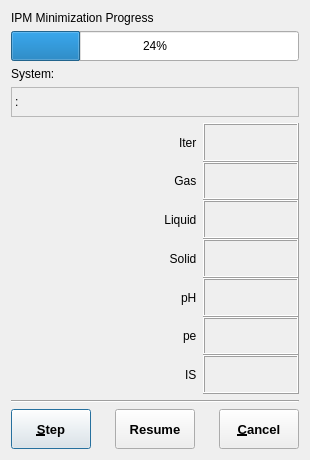
<?xml version="1.0" encoding="UTF-8"?>
<ui version="4.0">
 <class>ProgressDialogData</class>
 <widget class="QDialog" name="ProgressDialogData">
  <property name="geometry">
   <rect>
    <x>0</x>
    <y>0</y>
    <width>310</width>
    <height>460</height>
   </rect>
  </property>
  <property name="minimumSize">
   <size>
    <width>310</width>
    <height>460</height>
   </size>
  </property>
  <property name="windowTitle">
   <string>NewProgressDialogData</string>
  </property>
  <layout class="QGridLayout">
   <item row="0" column="0" colspan="2">
    <widget class="QLabel" name="TextLabel1">
     <property name="sizePolicy">
      <sizepolicy hsizetype="Preferred" vsizetype="Fixed">
       <horstretch>0</horstretch>
       <verstretch>0</verstretch>
      </sizepolicy>
     </property>
     <property name="text">
      <string>IPM Minimization Progress</string>
     </property>
     <property name="wordWrap">
      <bool>false</bool>
     </property>
    </widget>
   </item>
   <item row="1" column="0" colspan="2">
    <widget class="QProgressBar" name="pProgress">
     <property name="minimumSize">
      <size>
       <width>250</width>
       <height>30</height>
      </size>
     </property>
     <property name="toolTip">
      <string>Shows how far the GEM IPM proceeded from FIA to G(x) minimum</string>
     </property>
     <property name="autoFillBackground">
      <bool>false</bool>
     </property>
     <property name="value">
      <number>24</number>
     </property>
     <property name="textVisible">
      <bool>true</bool>
     </property>
     <property name="invertedAppearance">
      <bool>false</bool>
     </property>
     <property name="textDirection">
      <enum>QProgressBar::TopToBottom</enum>
     </property>
    </widget>
   </item>
   <item row="2" column="0" colspan="2">
    <widget class="QLabel" name="TextLabel3_3">
     <property name="sizePolicy">
      <sizepolicy hsizetype="Preferred" vsizetype="Fixed">
       <horstretch>0</horstretch>
       <verstretch>0</verstretch>
      </sizepolicy>
     </property>
     <property name="text">
      <string>System: </string>
     </property>
     <property name="wordWrap">
      <bool>false</bool>
     </property>
    </widget>
   </item>
   <item row="3" column="0" colspan="2">
    <widget class="QLabel" name="pKey">
     <property name="sizePolicy">
      <sizepolicy hsizetype="Minimum" vsizetype="Fixed">
       <horstretch>0</horstretch>
       <verstretch>0</verstretch>
      </sizepolicy>
     </property>
     <property name="minimumSize">
      <size>
       <width>250</width>
       <height>30</height>
      </size>
     </property>
     <property name="toolTip">
      <string>Key of the currently processed SysEq database record</string>
     </property>
     <property name="frameShape">
      <enum>QFrame::StyledPanel</enum>
     </property>
     <property name="frameShadow">
      <enum>QFrame::Sunken</enum>
     </property>
     <property name="text">
      <string>:</string>
     </property>
     <property name="wordWrap">
      <bool>false</bool>
     </property>
    </widget>
   </item>
   <item row="4" column="0">
    <widget class="QFrame" name="pBottle">
     <property name="sizePolicy">
      <sizepolicy hsizetype="Fixed" vsizetype="Preferred">
       <horstretch>0</horstretch>
       <verstretch>0</verstretch>
      </sizepolicy>
     </property>
     <property name="minimumSize">
      <size>
       <width>90</width>
       <height>273</height>
      </size>
     </property>
     <property name="frameShape">
      <enum>QFrame::NoFrame</enum>
     </property>
     <property name="frameShadow">
      <enum>QFrame::Plain</enum>
     </property>
    </widget>
   </item>
   <item row="4" column="1">
    <layout class="QGridLayout">
     <property name="margin">
      <number>0</number>
     </property>
     <property name="spacing">
      <number>0</number>
     </property>
     <item row="5" column="0">
      <widget class="QLabel" name="TextLabel3_2_2_3">
       <property name="sizePolicy">
        <sizepolicy hsizetype="Preferred" vsizetype="Preferred">
         <horstretch>0</horstretch>
         <verstretch>0</verstretch>
        </sizepolicy>
       </property>
       <property name="text">
        <string>pe  </string>
       </property>
       <property name="alignment">
        <set>Qt::AlignRight|Qt::AlignTrailing|Qt::AlignVCenter</set>
       </property>
       <property name="wordWrap">
        <bool>false</bool>
       </property>
      </widget>
     </item>
     <item row="1" column="0">
      <widget class="QLabel" name="TextLabel3_2">
       <property name="sizePolicy">
        <sizepolicy hsizetype="Preferred" vsizetype="Preferred">
         <horstretch>0</horstretch>
         <verstretch>0</verstretch>
        </sizepolicy>
       </property>
       <property name="text">
        <string>Gas  </string>
       </property>
       <property name="alignment">
        <set>Qt::AlignRight|Qt::AlignTrailing|Qt::AlignVCenter</set>
       </property>
       <property name="wordWrap">
        <bool>false</bool>
       </property>
      </widget>
     </item>
     <item row="3" column="1">
      <widget class="QLabel" name="pSolid">
       <property name="sizePolicy">
        <sizepolicy hsizetype="Preferred" vsizetype="Preferred">
         <horstretch>0</horstretch>
         <verstretch>0</verstretch>
        </sizepolicy>
       </property>
       <property name="toolTip">
        <string>Total mass of solid phases in the system (g)</string>
       </property>
       <property name="frameShape">
        <enum>QFrame::Box</enum>
       </property>
       <property name="frameShadow">
        <enum>QFrame::Raised</enum>
       </property>
       <property name="alignment">
        <set>Qt::AlignRight|Qt::AlignTrailing|Qt::AlignVCenter</set>
       </property>
       <property name="wordWrap">
        <bool>false</bool>
       </property>
      </widget>
     </item>
     <item row="5" column="1">
      <widget class="QLabel" name="pPE">
       <property name="sizePolicy">
        <sizepolicy hsizetype="Preferred" vsizetype="Preferred">
         <horstretch>0</horstretch>
         <verstretch>0</verstretch>
        </sizepolicy>
       </property>
       <property name="toolTip">
        <string>pe value of aqueous electrolyte, molal</string>
       </property>
       <property name="frameShape">
        <enum>QFrame::Box</enum>
       </property>
       <property name="frameShadow">
        <enum>QFrame::Raised</enum>
       </property>
       <property name="alignment">
        <set>Qt::AlignRight|Qt::AlignTrailing|Qt::AlignVCenter</set>
       </property>
       <property name="wordWrap">
        <bool>false</bool>
       </property>
      </widget>
     </item>
     <item row="4" column="0">
      <widget class="QLabel" name="TextLabel3_2_3">
       <property name="sizePolicy">
        <sizepolicy hsizetype="Preferred" vsizetype="Preferred">
         <horstretch>0</horstretch>
         <verstretch>0</verstretch>
        </sizepolicy>
       </property>
       <property name="text">
        <string>pH  </string>
       </property>
       <property name="alignment">
        <set>Qt::AlignRight|Qt::AlignTrailing|Qt::AlignVCenter</set>
       </property>
       <property name="wordWrap">
        <bool>false</bool>
       </property>
      </widget>
     </item>
     <item row="1" column="1">
      <widget class="QLabel" name="pGas">
       <property name="sizePolicy">
        <sizepolicy hsizetype="Preferred" vsizetype="Preferred">
         <horstretch>0</horstretch>
         <verstretch>0</verstretch>
        </sizepolicy>
       </property>
       <property name="toolTip">
        <string>Mass of gas (in grams) in the system</string>
       </property>
       <property name="frameShape">
        <enum>QFrame::Box</enum>
       </property>
       <property name="frameShadow">
        <enum>QFrame::Raised</enum>
       </property>
       <property name="alignment">
        <set>Qt::AlignRight|Qt::AlignTrailing|Qt::AlignVCenter</set>
       </property>
       <property name="wordWrap">
        <bool>false</bool>
       </property>
      </widget>
     </item>
     <item row="2" column="1">
      <widget class="QLabel" name="pWater">
       <property name="sizePolicy">
        <sizepolicy hsizetype="Preferred" vsizetype="Preferred">
         <horstretch>0</horstretch>
         <verstretch>0</verstretch>
        </sizepolicy>
       </property>
       <property name="toolTip">
        <string>Total mass of liquid phases in the system (g)</string>
       </property>
       <property name="frameShape">
        <enum>QFrame::Box</enum>
       </property>
       <property name="frameShadow">
        <enum>QFrame::Raised</enum>
       </property>
       <property name="alignment">
        <set>Qt::AlignRight|Qt::AlignTrailing|Qt::AlignVCenter</set>
       </property>
       <property name="wordWrap">
        <bool>false</bool>
       </property>
      </widget>
     </item>
     <item row="6" column="0">
      <widget class="QLabel" name="TextLabel3_2_2_2_2">
       <property name="sizePolicy">
        <sizepolicy hsizetype="Preferred" vsizetype="Preferred">
         <horstretch>0</horstretch>
         <verstretch>0</verstretch>
        </sizepolicy>
       </property>
       <property name="text">
        <string>IS  </string>
       </property>
       <property name="alignment">
        <set>Qt::AlignRight|Qt::AlignTrailing|Qt::AlignVCenter</set>
       </property>
       <property name="wordWrap">
        <bool>false</bool>
       </property>
      </widget>
     </item>
     <item row="0" column="1">
      <widget class="QLabel" name="pIT">
       <property name="sizePolicy">
        <sizepolicy hsizetype="Preferred" vsizetype="Preferred">
         <horstretch>0</horstretch>
         <verstretch>0</verstretch>
        </sizepolicy>
       </property>
       <property name="toolTip">
        <string>Number of IPM iterations performed until the last update of dialog fields</string>
       </property>
       <property name="frameShape">
        <enum>QFrame::Box</enum>
       </property>
       <property name="frameShadow">
        <enum>QFrame::Raised</enum>
       </property>
       <property name="alignment">
        <set>Qt::AlignRight|Qt::AlignTrailing|Qt::AlignVCenter</set>
       </property>
       <property name="wordWrap">
        <bool>false</bool>
       </property>
      </widget>
     </item>
     <item row="4" column="1">
      <widget class="QLabel" name="pPH">
       <property name="sizePolicy">
        <sizepolicy hsizetype="Preferred" vsizetype="Preferred">
         <horstretch>0</horstretch>
         <verstretch>0</verstretch>
        </sizepolicy>
       </property>
       <property name="toolTip">
        <string>pH value of aqueous electrolyte, molal (activity scale)</string>
       </property>
       <property name="frameShape">
        <enum>QFrame::Box</enum>
       </property>
       <property name="frameShadow">
        <enum>QFrame::Raised</enum>
       </property>
       <property name="alignment">
        <set>Qt::AlignRight|Qt::AlignTrailing|Qt::AlignVCenter</set>
       </property>
       <property name="wordWrap">
        <bool>false</bool>
       </property>
      </widget>
     </item>
     <item row="6" column="1">
      <widget class="QLabel" name="pIC">
       <property name="sizePolicy">
        <sizepolicy hsizetype="Preferred" vsizetype="Preferred">
         <horstretch>0</horstretch>
         <verstretch>0</verstretch>
        </sizepolicy>
       </property>
       <property name="toolTip">
        <string>Effective ionic strength of aqueous electrolyte, molal</string>
       </property>
       <property name="frameShape">
        <enum>QFrame::Box</enum>
       </property>
       <property name="frameShadow">
        <enum>QFrame::Raised</enum>
       </property>
       <property name="alignment">
        <set>Qt::AlignRight|Qt::AlignTrailing|Qt::AlignVCenter</set>
       </property>
       <property name="wordWrap">
        <bool>false</bool>
       </property>
      </widget>
     </item>
     <item row="3" column="0">
      <widget class="QLabel" name="TextLabel3_2_2_2">
       <property name="sizePolicy">
        <sizepolicy hsizetype="Preferred" vsizetype="Preferred">
         <horstretch>0</horstretch>
         <verstretch>0</verstretch>
        </sizepolicy>
       </property>
       <property name="text">
        <string>Solid  </string>
       </property>
       <property name="alignment">
        <set>Qt::AlignRight|Qt::AlignTrailing|Qt::AlignVCenter</set>
       </property>
       <property name="wordWrap">
        <bool>false</bool>
       </property>
      </widget>
     </item>
     <item row="2" column="0">
      <widget class="QLabel" name="TextLabel3_2_2">
       <property name="sizePolicy">
        <sizepolicy hsizetype="Preferred" vsizetype="Preferred">
         <horstretch>0</horstretch>
         <verstretch>0</verstretch>
        </sizepolicy>
       </property>
       <property name="text">
        <string>Liquid  </string>
       </property>
       <property name="alignment">
        <set>Qt::AlignRight|Qt::AlignTrailing|Qt::AlignVCenter</set>
       </property>
       <property name="wordWrap">
        <bool>false</bool>
       </property>
      </widget>
     </item>
     <item row="0" column="0">
      <widget class="QLabel" name="TextLabel3">
       <property name="sizePolicy">
        <sizepolicy hsizetype="Preferred" vsizetype="Preferred">
         <horstretch>0</horstretch>
         <verstretch>0</verstretch>
        </sizepolicy>
       </property>
       <property name="text">
        <string>Iter  </string>
       </property>
       <property name="alignment">
        <set>Qt::AlignRight|Qt::AlignTrailing|Qt::AlignVCenter</set>
       </property>
       <property name="wordWrap">
        <bool>false</bool>
       </property>
      </widget>
     </item>
    </layout>
   </item>
   <item row="5" column="0" colspan="2">
    <widget class="Line" name="Line1">
     <property name="frameShape">
      <enum>QFrame::HLine</enum>
     </property>
     <property name="frameShadow">
      <enum>QFrame::Sunken</enum>
     </property>
    </widget>
   </item>
   <item row="6" column="0" colspan="2">
    <layout class="QHBoxLayout">
     <item>
      <widget class="QPushButton" name="pStepAccept">
       <property name="sizePolicy">
        <sizepolicy hsizetype="Fixed" vsizetype="Fixed">
         <horstretch>0</horstretch>
         <verstretch>0</verstretch>
        </sizepolicy>
       </property>
       <property name="minimumSize">
        <size>
         <width>80</width>
         <height>40</height>
        </size>
       </property>
       <property name="font">
        <font>
         <family>Arial</family>
         <pointsize>10</pointsize>
         <weight>75</weight>
         <bold>true</bold>
        </font>
       </property>
       <property name="toolTip">
        <string>Make next iteration in Stepwise mode</string>
       </property>
       <property name="text">
        <string>&amp;Step</string>
       </property>
       <property name="shortcut">
        <string>Alt+S</string>
       </property>
      </widget>
     </item>
     <item>
      <spacer>
       <property name="orientation">
        <enum>Qt::Horizontal</enum>
       </property>
       <property name="sizeType">
        <enum>QSizePolicy::Expanding</enum>
       </property>
       <property name="sizeHint" stdset="0">
        <size>
         <width>40</width>
         <height>16</height>
        </size>
       </property>
      </spacer>
     </item>
     <item>
      <widget class="QPushButton" name="pResume">
       <property name="sizePolicy">
        <sizepolicy hsizetype="Minimum" vsizetype="Fixed">
         <horstretch>0</horstretch>
         <verstretch>0</verstretch>
        </sizepolicy>
       </property>
       <property name="minimumSize">
        <size>
         <width>80</width>
         <height>40</height>
        </size>
       </property>
       <property name="font">
        <font>
         <family>Arial</family>
         <pointsize>10</pointsize>
         <weight>75</weight>
         <bold>true</bold>
        </font>
       </property>
       <property name="toolTip">
        <string>Make all iteration in Stepwise mode</string>
       </property>
       <property name="text">
        <string>Resume</string>
       </property>
      </widget>
     </item>
     <item>
      <spacer>
       <property name="orientation">
        <enum>Qt::Horizontal</enum>
       </property>
       <property name="sizeType">
        <enum>QSizePolicy::Expanding</enum>
       </property>
       <property name="sizeHint" stdset="0">
        <size>
         <width>40</width>
         <height>16</height>
        </size>
       </property>
      </spacer>
     </item>
     <item>
      <widget class="QPushButton" name="pClose">
       <property name="sizePolicy">
        <sizepolicy hsizetype="Fixed" vsizetype="Fixed">
         <horstretch>0</horstretch>
         <verstretch>0</verstretch>
        </sizepolicy>
       </property>
       <property name="minimumSize">
        <size>
         <width>80</width>
         <height>40</height>
        </size>
       </property>
       <property name="font">
        <font>
         <family>Arial</family>
         <pointsize>10</pointsize>
         <weight>75</weight>
         <bold>true</bold>
        </font>
       </property>
       <property name="toolTip">
        <string>Do not save IPM results to database (or cancel IPM run in Stepwise mode)</string>
       </property>
       <property name="text">
        <string>&amp;Cancel</string>
       </property>
       <property name="shortcut">
        <string>Alt+C</string>
       </property>
      </widget>
     </item>
    </layout>
   </item>
  </layout>
 </widget>
 <layoutdefault spacing="6" margin="11"/>
 <resources/>
 <connections>
  <connection>
   <sender>pClose</sender>
   <signal>clicked()</signal>
   <receiver>ProgressDialogData</receiver>
   <slot>CmClose()</slot>
   <hints>
    <hint type="sourcelabel">
     <x>20</x>
     <y>20</y>
    </hint>
    <hint type="destinationlabel">
     <x>20</x>
     <y>20</y>
    </hint>
   </hints>
  </connection>
 </connections>
</ui>
